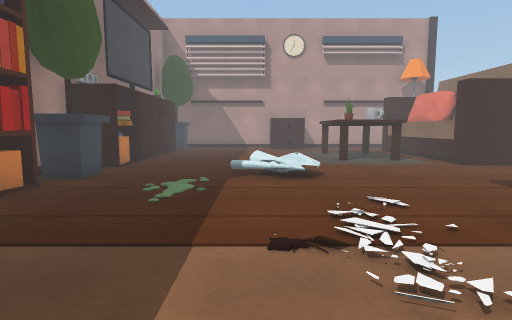
View 1 (above)

17 first-person views from a walk through a Unity game level. The camera is 1.2 m above the floor, tilts 6° down and sees 80° across. The floor is counted in squares, 1 m on a side. Each view is taken from the middle of a square. On the plan, view 1 faces up. The plan holds only what a view shows up to about 13 squares ahead; the rest is blank. The place goes on beyond the plan. Door leaves are left out, so doorways stand open.

View 2
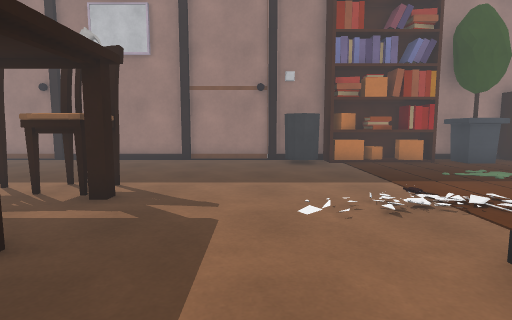

View 3
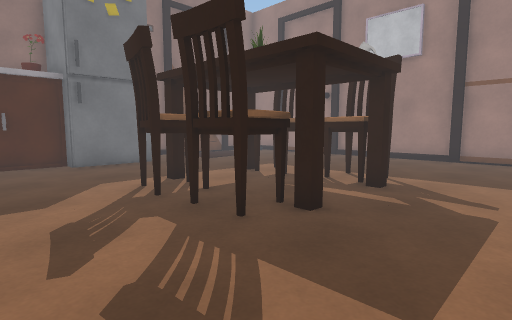

View 4
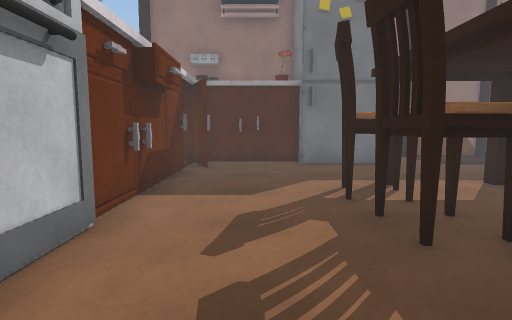

View 5
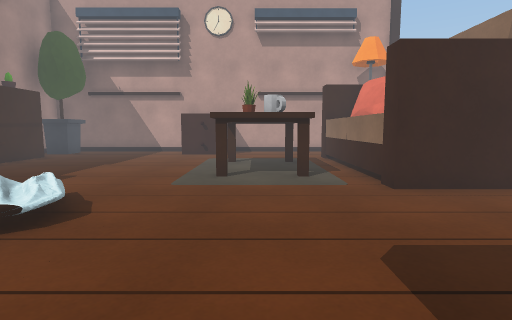

View 6
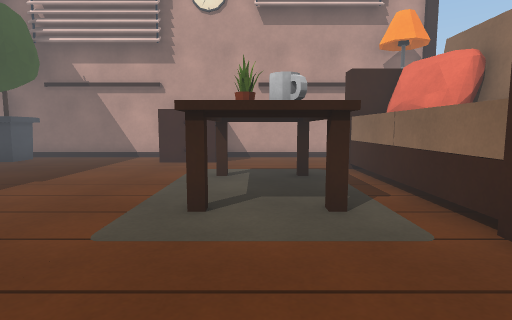

View 7
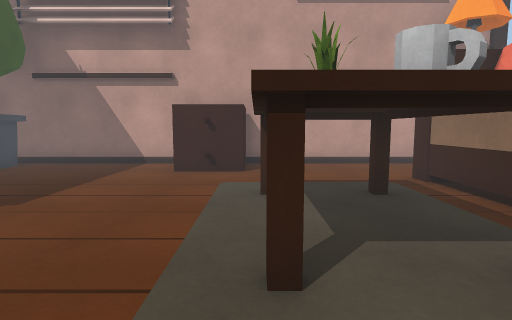

View 8
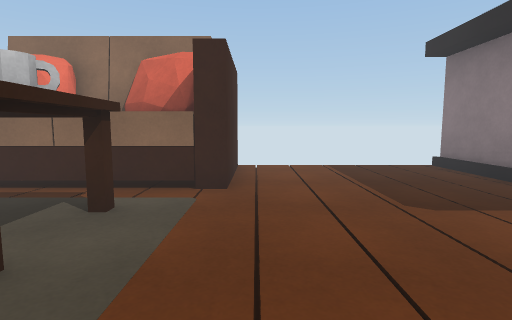

View 9
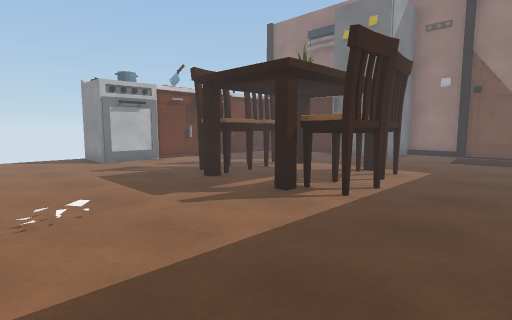

View 10
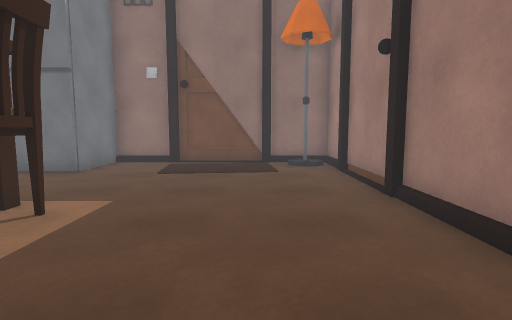

View 11
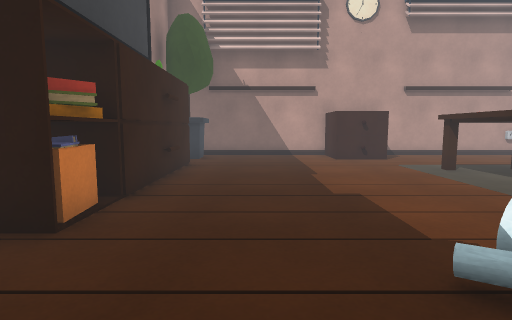

View 12
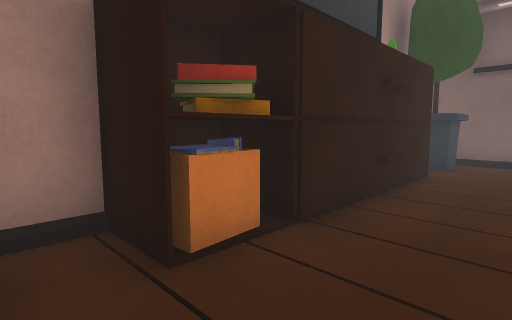

View 13
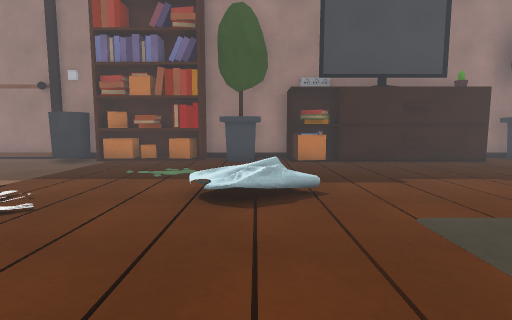

View 14
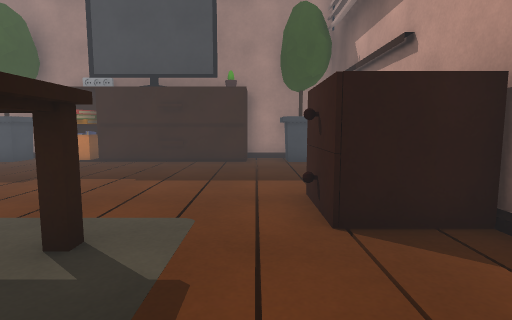

View 15
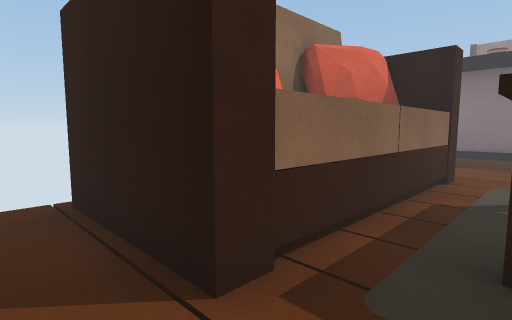

View 16
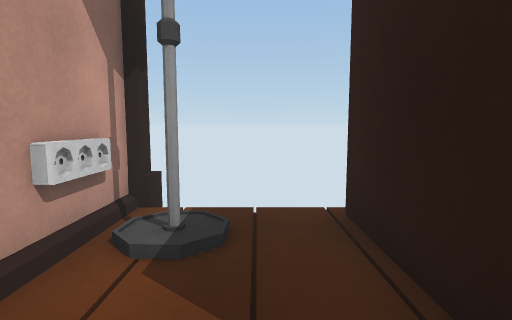

View 17
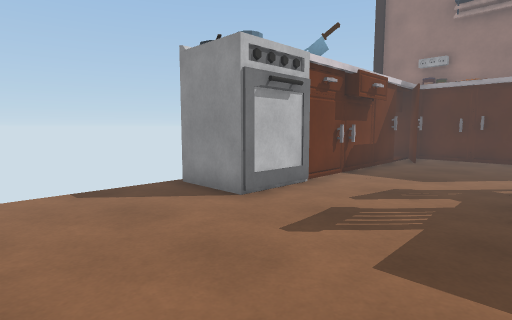

### Floor plan
Key: @ floor where view 1 was taken; # wall or solid block; . floor; / step, stairs or slope; ^ raised ledge; T table; C cup; B books; H chair; F fridge; E oven; L lamp; P pillow; O other object.
Columns run from 6 left of view 1 to 11 right of it. Each row starts with its distance up from view 1.
 19 ##################
 18 #OO....T T.....L.
 17 #OO....TTT.......
 16 ###..........####
 15   #..........^#
 14   #......TTT.^P
 13   #......TOT.^P#
 12   #......TCC.^^#
 11 ###......TTC.PP#
 10 ##B..........####
  9 ##...............
  8 #OO...OO.........
  7 #OO....O.........
  6 ##...............
  5  #....../........
  4  #.....//.. .....
  3  #...../..  #####
  2 ###........ .....
  1 ###..............
  0 #.....@..........
 -1 #................
 -2 #.............E##
 -3 #.....HH.HH...##
 -4 #.....HH.HH...#
 -5 #.....HH.HH...#
 -6 #.....HH.HH...#
 -7 #......T.T....#
 -8 #.............#
 -9 #.............#
-10 #.......##F...#
-11 ##......#######
-12 #L......#
-13 #########

Positions as (right, up) in squares from view 1, and headings:
1: (0, 0), facing up
2: (6, 0), facing left
3: (7, 0), facing down-left
4: (6, 0), facing down
5: (4, 4), facing up
6: (4, 7), facing up
7: (3, 9), facing up
8: (1, 9), facing right
9: (-3, 2), facing down-right
10: (-3, -2), facing down
11: (-2, 6), facing up
12: (-2, 8), facing up-left
13: (6, 8), facing left
14: (6, 16), facing left
15: (5, 17), facing down-right
16: (6, 17), facing right
17: (4, 2), facing down-right
